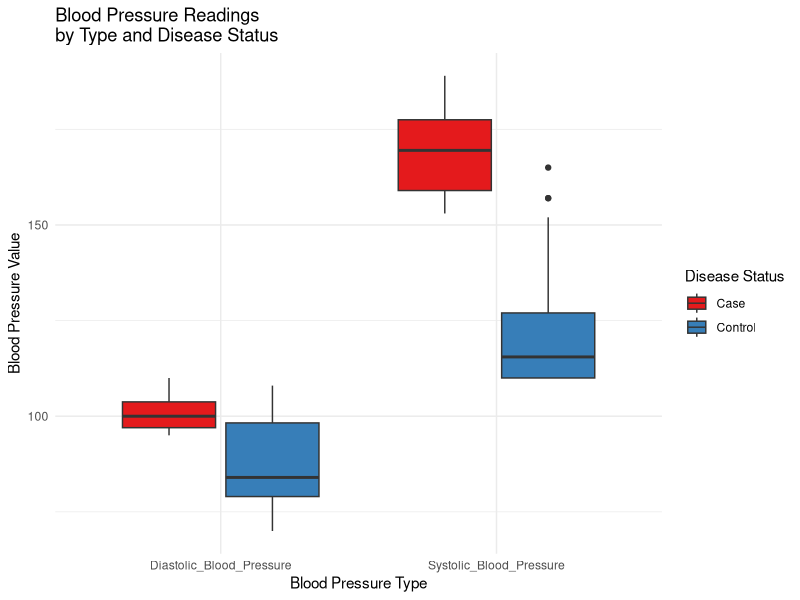
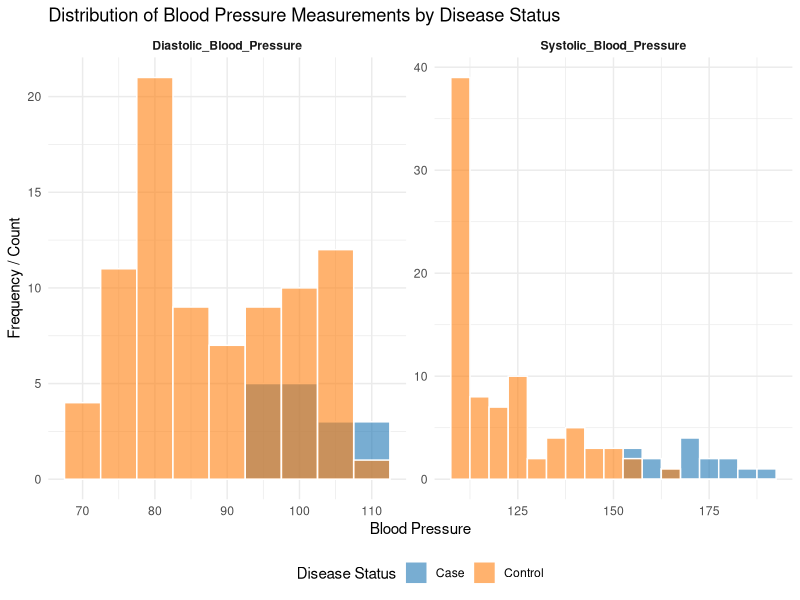
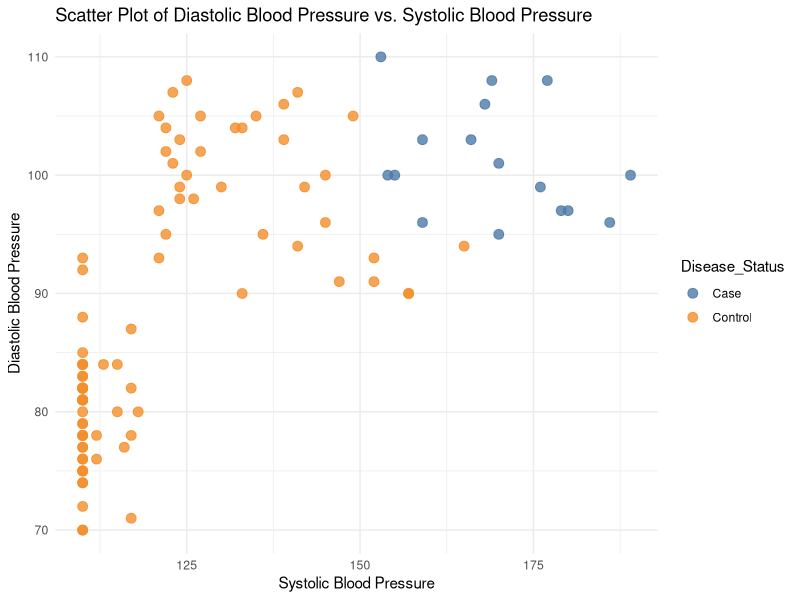
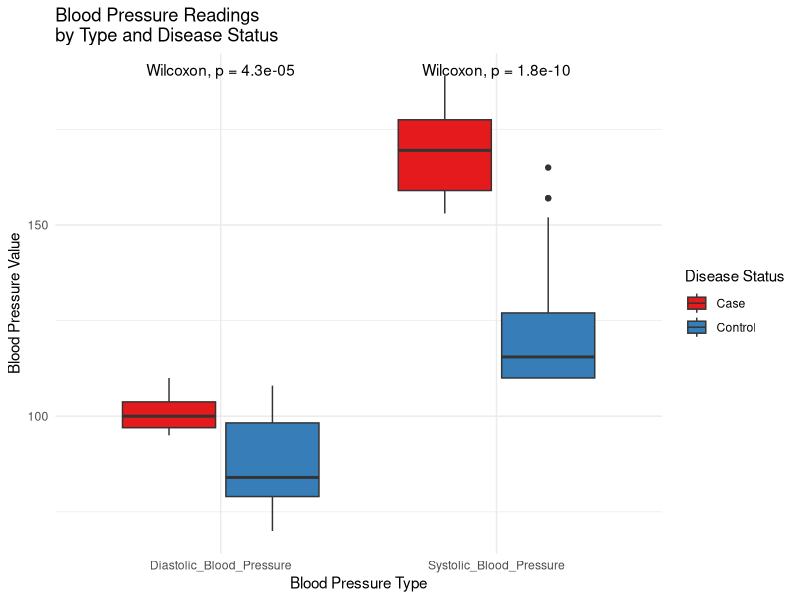

Write R code to recreate these figures, in order.
## ---- chunk 1
# I am using this chunk in order to set my working directory and root before I begin
knitr::opts_knit$set(root.dir = "~/Dartmouth - Foundations of Data Science - R Studio/week_2") ## You can set your root directory here
setwd("~/Dartmouth - Foundations of Data Science - R Studio/week_2") 
## ---- chunk 2
# Loading the packages I'll use in this assignment
library(tidyverse) # Our primary data wrangling set of packages
library(gridExtra) # A package that helps arranging ggplot objects
library(ggpubr) # For the statistical tests - Wilcoxon rank sum test
## ---- chunk 3

## Plan
# 1. I'll set my seed for the sampling, then I'll set a number of participants to sample as a variable
# 2. I'll build a dataframe with all the variables that aren't dependent on others. I'll use rnorm and sample for the sampling as appropriate.
# 3. I'll mutate a variable categorizng the systolic blood pressure to above and below 120, then group by that variable so I can apply the different 
#    Diastolic blood pressure sampling distributions based on what group the participant falls into. 
# 4. Once I've grouped I'll create a diastolic blood pressure variable, sampling based on group status as the instructions say to
# 5. Then I'll ungroup the data, and use the systolic value and the derived diastolic value to add the disease status value. 

# Set a seed for sample reproducibility
set.seed(123)

# The number of participants to sample
n <- 100  

# Generate random data
random_data <- data.frame(
  Participant_ID = paste("pt", 1:n, sep = "_"),  # Generate Subject IDs
  Sex = sample(c("Male", "Female"), n, replace = TRUE),  # Random sex values
  Age = pmax(18, pmin(90, round(rnorm(n, mean = 50, sd = 10)))),  # Random ages between 18 and 90
  Activity_Status = sample(c("Inactive", "Lightly Active", "Average Activity", "Very Active"), n, replace = TRUE),  # Random activity status values
  Systolic_Blood_Pressure = pmax(110, pmin(200, round(rnorm(n, mean = 120, sd = 30))))  # Random systolic blood pressure values
) %>%
  mutate(systolic_group = case_when(
    Systolic_Blood_Pressure <= 120 ~ "less_120", # Create the grouping variable based on systolic BP
    Systolic_Blood_Pressure > 120 ~ "gr_120",
    TRUE ~ NA
  )) %>%
  group_by(systolic_group) %>% # Group by the new variable 
  # Execute the specific sampling pattern depending on the group the participant falls into
  mutate(
    Diastolic_Blood_Pressure = if (cur_group()$systolic_group == "less_120") {
      pmax(70, pmin(100, round(rnorm(n(), mean = 80, sd = 5))))
    } else {
      pmax(90, pmin(150, round(rnorm(n(), mean = 100, sd = 5))))
    } # #The diastolic blood pressures should be dependent on the systolic blood pressures if a systolic blood pressure is less than or equal to 120 than the diastolic blood pressure should follow a normal distribution where the minimum is 70 and the maximum is 100 with a mean of 80 and a standard deviation of 5. Otherwise, the diastolic blood pressure should have a minimum of 90 and a maximum of 150. This should also follow a normal distribution. The mean should be 100 abd the standard deviation should be 5.
  ) %>%
  ungroup() %>%
  mutate(
    Disease_Status = case_when( ## create the disease status variable based on BP values 
      Systolic_Blood_Pressure >= 150 & Diastolic_Blood_Pressure >= 95 ~ "Case",
      TRUE ~ "Control"
    ) # Participants with a systolic blood pressure greater than or equal to 150 and a diastolic blood pressure greater than or equal to 95 should be considered a "Case", otherwise the participant should be considered a "Control".
  ) %>%
  select(-systolic_group) # remove the grouping variable since it wasn't asked for in the final dataset and is no longer needed

# View the first few rows of the data
head(random_data)


## ---- chunk 4

## Plan
# 1. I'll use the tidyvere pivot_longer() function to pivot on the two BP variables

long_random_data <- random_data %>%
  pivot_longer(
    cols = c(Systolic_Blood_Pressure, Diastolic_Blood_Pressure), # The 2 variables you want to pivot
    names_to = "blood_pressure_type", # A new name for the columns
    values_to = "blood_pressure_reading" # A new name for the values
  )

# View the first few rows of the data
head(long_random_data)

## ---- chunk 5

## Plan
# 1. use the ggplot function with geom_boxplot() to build the boxplot with the prescribed x, y and fill using the long data 
# 2. add clear labels and title
# 3. use theme_minimal() to create a clean white background
# 4. Add the Set1 color scheme for box plot fills

ggplot(long_random_data, aes(x = blood_pressure_type, y = blood_pressure_reading, fill = Disease_Status)) + # Set variables to use
  geom_boxplot() + # Add type of plot
  labs(x = "Blood Pressure Type", y = "Blood Pressure Value", fill = "Disease Status", 
       title = "Blood Pressure Readings \nby Type and Disease Status") + # Add labels and title
  theme_minimal() + # Create white background
  scale_fill_brewer(palette = "Set1") # Add color scheme for fills

## ---- chunk 6

## Plan
# 1. use the ggplot function with geom_histogram() to build the histogram using the long data 
# 2. Set the x axis as blood pressure readings, the y axis will be count of frequency of observations with that reading
# 3. Set the width to 5 so it is easier to read the chart
# 4. Set other histogram parameters to standards better for visualizing
# 5. add facet layer so there are two graphs for systolic and diastolic
# 6. Add colors for fills of disease status
# 7. use theme_minimal() to create a clean white background
# 8. add some more formatting
# 4. Add labeling and titling

ggplot(long_random_data, aes(x = blood_pressure_reading, fill = Disease_Status)) +
  # Histogram parameters
  geom_histogram(
    binwidth = 5,           # Each bin contains a range of 5 different integer readings
    alpha = 0.6,            # Makes overlap in bars see-through
    position = "identity",  # Keeps bars independent but on top of each other (which is why the overlap being see-through matters)
    color = "white"         # Add a border separating bars next to each other so it's easier to see
  ) +
  # Facet layer (split the plot into two panels for Systolic and Diastolic)
  # scales = "free" allows the axes to adjust to fit each test type value range
  facet_wrap(~ blood_pressure_type, scales = "free", ncol = 2) +
  # Color Customizing
  scale_fill_manual(
    values = c(
      "Case"      = "#1f77b4", # Blue
      "Control"  = "#ff7f0e"  # Orange
    )
  ) +
  theme_minimal() +
  theme(
    legend.position = "bottom",          # put the disease status legend at the bottom
    strip.text = element_text(face="bold") # bold "Systolic" and "Diastolic" labels
  ) +
  # Labels
  labs(
    title = "Distribution of Blood Pressure Measurements by Disease Status",
    x = "Blood Pressure",
    y = "Frequency / Count",
    fill = "Disease Status"
  )

## ---- chunk 7

## Plan 
# 1. use the ggplot function with geom_point() to build the histogram using the wide data
# 2. Plot the two blood pressure types on the x and y axis as requested
# 3. Add a layer to add color to the points based on disease status
# 4. use theme_minimal() for a white background

ggplot(random_data, aes(x = Systolic_Blood_Pressure, y = Diastolic_Blood_Pressure)) + # Define x and y
  # creates the scatter plot and add the color aesthetic
  geom_point(aes(color = Disease_Status), size = 3, alpha = 0.8) + # alpha refers to the opacity
  # Add colors based on disease status
  scale_color_manual(
    values = c(
      "Case" = "#4e79a7", # Blue
      "Control" = "#f28e2b"  # Orange
    )
  ) +
  theme_minimal() + 
  # Labels
  labs(
    title = "Scatter Plot of Diastolic Blood Pressure vs. Systolic Blood Pressure",
    x = "Systolic Blood Pressure",
    y = "Diastolic Blood Pressure"
  )

## ---- chunk 8

## Plan
# 1. Define the png name for my boxplot output
# 2. Add the same boxplot code as above, but add a stat_compare_means() function to pull the requested p values
# 3. set the method to wilcox.test() for the wilcoxon rank sum test and explicitly define the grouping variable
# 4. run dev.off() to output the boxplot in the png
# 5. Add other wilcoxon test tables as a gut check the ggplot is pulling the correct p values for the right comparison
# 6. Generate summary stats tables of the two BP variables

png("bp_boxplot.png", width = 3000, height = 2000, res = 300) # set png name and width and height so all is read correctly

ggplot(long_random_data, aes(x = blood_pressure_type, y = blood_pressure_reading, fill = Disease_Status)) +
  geom_boxplot() +
  labs(x = "Blood Pressure Type", y = "Blood Pressure Value", fill = "Disease Status", 
       title = "Blood Pressure Readings \nby Type and Disease Status") +
  theme_minimal() +
  scale_fill_brewer(palette = "Set1") +
  stat_compare_means(aes(group = Disease_Status), # Add wilcoxon test and define grouping variable
    method = "wilcox.test"
  ) 

dev.off() # output png

wilcoxon_summary_stats_sys <- wilcox.test( ## Gut Check of systolic BP p value
  blood_pressure_reading ~ Disease_Status,
  data = subset(long_random_data, blood_pressure_type == "Systolic_Blood_Pressure")
)

print(wilcoxon_summary_stats_sys) # Output 

wilcoxon_summary_stats_diast <- wilcox.test( ## Gut Check of diastolic BP p value
  blood_pressure_reading ~ Disease_Status,
  data = subset(long_random_data, blood_pressure_type == "Diastolic_Blood_Pressure")
)

print(wilcoxon_summary_stats_diast) # Output 

systolic_summary_stats <- long_random_data %>% # Summary stats for systolic BP using summarise()
  filter(blood_pressure_type == "Systolic_Blood_Pressure") %>%
  summarise("Number of Participants" = n_distinct(Participant_ID), # number of participants vs. readings
            "Count Observations" = n(),
            "Mean Systolic Blood Pressure" = mean(blood_pressure_reading),
            "Median Systolic Blood Pressure" = median(blood_pressure_reading),
            "Max Systolic Blood Pressure" = max(blood_pressure_reading),
            "Min Systolic Blood Pressure" = min(blood_pressure_reading),
            "IQR Systolic Blood Pressure" = IQR(blood_pressure_reading) # diff between 25th and 75th percentile
  )

print(systolic_summary_stats) # output

diastolic_summary_stats <- long_random_data %>% # Summary stats for diastolic BP using summarise()
  filter(blood_pressure_type == "Diastolic_Blood_Pressure") %>%
  summarise("Number of Participants" = n_distinct(Participant_ID), # number of participants vs. readings
            "Count Observations" = n(),
            "Mean Diastolic Blood Pressure" = mean(blood_pressure_reading),
            "Median Diastolic Blood Pressure" = median(blood_pressure_reading),
            "Max Diastolic Blood Pressure" = max(blood_pressure_reading),
            "Min Diastolic Blood Pressure" = min(blood_pressure_reading),
            "IQR Diastolic Blood Pressure" = IQR(blood_pressure_reading) # diff between 25th and 75th percentile
  )

print(diastolic_summary_stats) # output


## ---- chunk 9

## Plan
# 1. create a new data frame, set it to the original wide data
# 2. use the pipe operator to manipulate it, removing the BP columns
# 3. group by activity status and mutate based on a conditional that evaluates based on group status to the specific sampling requested
# 4. show the first few rows of the data

random_data_heart_rate <- random_data %>%
  select(-Systolic_Blood_Pressure, -Diastolic_Blood_Pressure) %>% # remove bp columns
  group_by(Activity_Status) %>% # group by activity status
  # Run the specific sampling pattern depending on the activity status group
  mutate(
    Heart_Rate = if (cur_group()$Activity_Status == "Inactive") { # use a conditional to determine which sampling pattern
      pmax(100, pmin(200, round(rnorm(n(), mean = 150, sd = 20))))
    } else if (cur_group()$Activity_Status == "Lightly Active") {
      pmax(80, pmin(99, round(rnorm(n(), mean = 85, sd = 20))))
    } else {
      pmax(40, pmin(70, round(rnorm(n(), mean = 50, sd = 20))))
    } 
  ) %>%
  ungroup()

head(random_data_heart_rate) # show first few rows of the data
